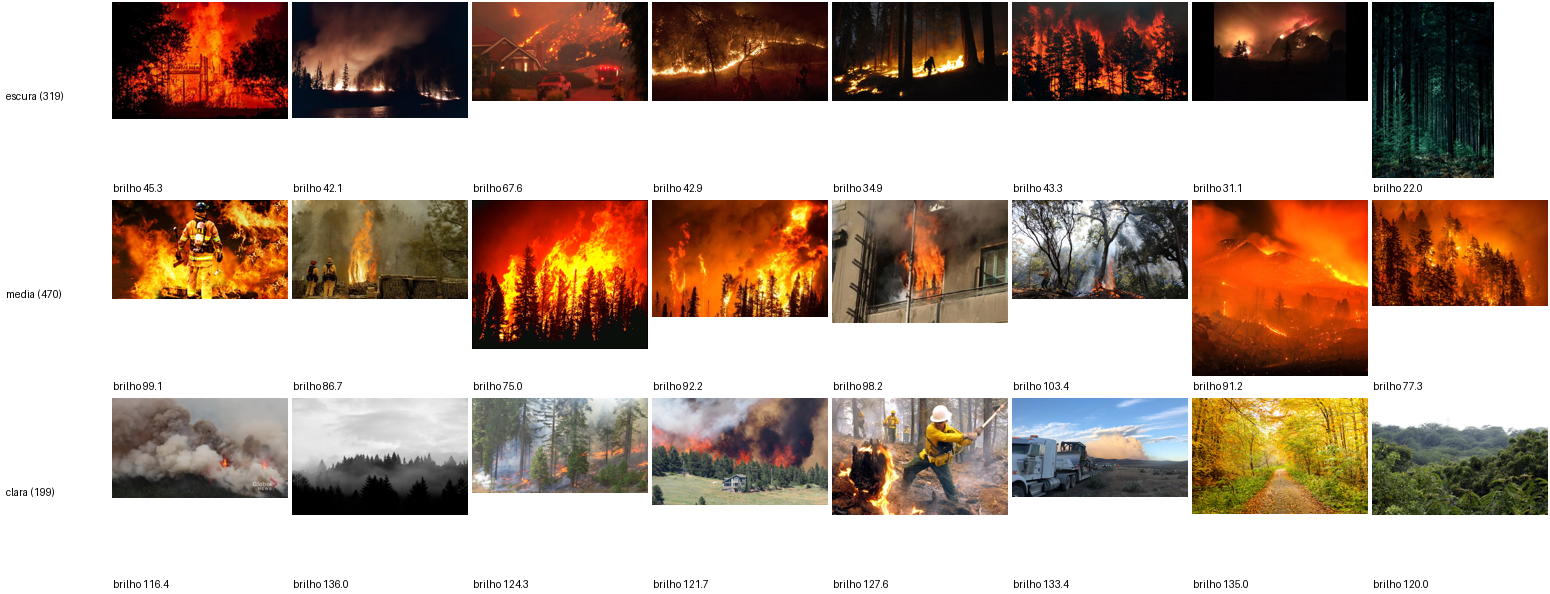
#> input picture relatorios/09_condicoes/folha_iluminacao.png, 1550 x 594 px
$ python -i 09a_medidas.py   (imports and definitions only)
#> lines starting #> are read from the running program, lines starting #| are printed output that depends on the picture; after the words box and inside, x2 and y2 are one past the last pixel; in counts of white or black regions, pixels touching at a corner belong together
#!/usr/bin/env python3
"""
Etapa 9a - MEDIDAS AUTOMÁTICAS de cada imagem (SOMENTE LEITURA: lê os originais, não altera nada).

Mede o que dá para medir sem ninguém olhar. Essas medidas não viram rótulo de treino: servem para ver
lacunas no dataset (ex.: quase nenhuma imagem escura no teste) e, depois do treino, para medir o erro
por condição (o modelo erra mais em imagens escuras? desfocadas? pequenas?).

Para as medidas serem comparáveis entre imagens de tamanhos diferentes, cada imagem é reduzida na
memória para 512 px no lado maior antes de medir brilho, contraste, saturação, nitidez e tons de fogo.

Colunas:
  largura, altura, megapixels, proporcao       -> do arquivo original
  brilho        0 a 255  média da luminância (escuro < 70; claro > 170, como referência)
  contraste     0 a 128  desvio-padrão da luminância
  saturacao     0 a 255  média da saturação (HSV)
  nitidez       >= 0     variância do Laplaciano: valores baixos indicam imagem borrada
  pct_escuro    %        pixels com luminância < 40
  pct_estourado %        pixels com luminância > 245
  pct_tons_fogo %        pixels laranja/amarelo/vermelho, saturados e claros. HEURÍSTICA: pôr do sol
                         e luz artificial também contam; não é detector de fogo.
  faixa_brilho, faixa_nitidez -> faixas por quartil (q1 a q4) calculadas no próprio dataset
  iluminacao    escura (brilho < --limite-escura, padrão 70), clara (brilho >= --limite-clara, padrão 110)
                ou media. É a iluminação da IMAGEM (clara ou escura), não a hora do dia.
  pct_quente    %        pixels de tom quente (vermelho a amarelo) com alguma saturação
  preto_e_branco sim/nao saturação média < 12 (foto sem cor)
  orientacao    paisagem (proporção > 1,1), retrato (< 0,9) ou quadrada
  cor1..cor3, pct_cor1..pct_cor3 -> as 3 cores dominantes (hex) e quanto da imagem cada uma ocupa
  formato       formato real do arquivo (JPEG, PNG, ...)
  jpeg_qualidade_est 1 a 100  qualidade estimada da compressão JPEG pelas tabelas de quantização
                         (vazio se não for JPEG). Valores baixos = mais artefatos de compressão.
  tem_exif, camera_exif  se o arquivo guarda dados da câmera, e qual câmera (fabricante e modelo)
  moldura       nenhuma, barras_horizontais, barras_verticais ou moldura: faixas lisas pretas/brancas nas
                bordas (comuns em captura de vídeo e montagem); pct_borda = % da área ocupada por elas.
                Conservador: barras coladas em áreas muito escuras (céu de noite) podem passar sem ser marcadas
  pct_ceu_est   %  estimativa de quanto da METADE DE CIMA da imagem parece céu (azul, ou claro e sem cor).
                HEURÍSTICA: céu de noite ou coberto de fumaça escura não conta
  pct_bordas    %  densidade de bordas (Sobel): cena "carregada" (cidade, galhos) x "limpa" (céu, campo)
  ruido         nível de ruído estimado (método de Immerkær): valores altos = imagem granulada
  blocos_jpeg   razão entre a diferença de pixels nas fronteiras de 8 px e fora delas, no tamanho original;
                acima de 1,5 os "quadradinhos" da compressão JPEG costumam ficar visíveis (blocos_visiveis = sim)
  pct_maior_foco %  área da MAIOR mancha contínua de tons de fogo (ajuda a conferir a distância do fogo)

Também gera folha_iluminacao.png: 8 exemplos sorteados de cada faixa, para conferir os limites a olho.

Entradas : relatorios/01_origem/origem.json (onde estão os originais) e relatorios/06_plano/inventario.csv
Saídas   : relatorios/09_condicoes/medidas_auto.csv  (só as imagens incluídas na divisão)
           relatorios/09_condicoes/folha_iluminacao.png

Uso:  python scripts/09a_medidas.py
"""
import argparse, csv, json, random
from pathlib import Path

import numpy as np
from PIL import Image, ImageDraw, ImageOps

LADO = 512
# tabela de quantização de luminância padrão do JPEG (IJG, qualidade 50); a ordem não importa: usamos a soma
TAB_LUM = [16, 11, 10, 16, 24, 40, 51, 61, 12, 12, 14, 19, 26, 58, 60, 55, 14, 13, 16, 24, 40, 57, 69, 56,
           14, 17, 22, 29, 51, 87, 80, 62, 18, 22, 37, 56, 68, 109, 103, 77, 24, 35, 55, 64, 81, 104, 113, 92,
           49, 64, 78, 87, 103, 121, 120, 101, 72, 92, 95, 98, 112, 100, 103, 99]


# [9 lines left out: function qualidade_jpeg, not called in this run]


def exif_camera(im):
    try:
        ex = im.getexif()
    except Exception:
        return "nao", ""
    if not ex:
        return "nao", ""
    cam = " ".join(str(ex.get(t, "")).strip("\x00 ") for t in (271, 272)).strip()   # Make, Model
    return "sim", cam


def cores_dominantes(rgb, n=3):
    pequena = rgb.copy(); pequena.thumbnail((128, 128))
    q = pequena.quantize(colors=8, method=Image.Quantize.MEDIANCUT)
    pal = q.getpalette(); cont = sorted(q.getcolors(), reverse=True)
    total = sum(c for c, _ in cont); out = {}
    for i in range(n):
        if i < len(cont):
            c, idx = cont[i]; r, g, b = pal[3 * idx: 3 * idx + 3]
            out[f"cor{i + 1}"], out[f"pct_cor{i + 1}"] = f"#{r:02x}{g:02x}{b:02x}", round(100 * c / total, 1)
        else:
            out[f"cor{i + 1}"], out[f"pct_cor{i + 1}"] = "", ""
    return out


def ler(caminho):
    with open(caminho, newline="", encoding="utf-8-sig") as f:
        return list(csv.DictReader(f))


def gravar(caminho, linhas, cols):
    with open(caminho, "w", newline="", encoding="utf-8") as f:
        w = csv.DictWriter(f, fieldnames=cols); w.writeheader(); w.writerows(linhas)


def moldura(L, lim_frac=0.02):
    """Conta linhas/colunas lisas (desvio < 2) e quase pretas ou brancas a partir de cada borda."""
    def corre(seq):
        n = 0
        for linha in seq:
            m, d = float(linha.mean()), float(linha.std())
            if d < 2 and (m < 10 or m > 245): n += 1
            else: break
        # barra de verdade termina num degrau nítido; noite ou céu liso vão escurecendo aos poucos
        if 0 < n < len(seq) - 3:
            depois = seq[n:n + 3]
            if abs(float(depois.mean()) - float(seq[n - 1].mean())) < 12 and float(depois.std()) < 4:
                return 0
        return n
    h, w = L.shape
    t, b = corre(L), corre(L[::-1])
    e, d = corre(L.T), corre(L.T[::-1])
    hor = t >= lim_frac * h and b >= lim_frac * h
    ver = e >= lim_frac * w and d >= lim_frac * w
    tipo = "moldura" if hor and ver else "barras_horizontais" if hor else "barras_verticais" if ver else "nenhuma"
    area = 1 - ((h - t - b) * (w - e - d)) / (h * w) if tipo != "nenhuma" else 0.0
    return tipo, round(100 * max(area, 0.0), 1)


def ruido(L):
    """Desvio do ruído pelo método de Immerkær (1996)."""
    M = (L[:-2, :-2] - 2 * L[:-2, 1:-1] + L[:-2, 2:] - 2 * L[1:-1, :-2] + 4 * L[1:-1, 1:-1] - 2 * L[1:-1, 2:]
         + L[2:, :-2] - 2 * L[2:, 1:-1] + L[2:, 2:])
    h, w = L.shape
    return float(np.sqrt(np.pi / 2) * np.abs(M).sum() / (6 * (w - 2) * (h - 2)))


def blocos_jpeg(Lorig):
    """Diferença média nas fronteiras de 8 px / diferença média fora delas (num recorte central de até 1024 px)."""
    h, w = Lorig.shape
    y0, x0 = max(0, (h - 1024) // 2) // 8 * 8, max(0, (w - 1024) // 2) // 8 * 8
    A = Lorig[y0:y0 + 1024, x0:x0 + 1024]
    dx = np.abs(np.diff(A, axis=1))
    if dx.shape[1] < 16:
        return ""
    col = np.arange(dx.shape[1])
    fronteira = (col % 8) == 7
    dentro = dx[:, ~fronteira].mean()
    return round(float(dx[:, fronteira].mean() / dentro), 3) if dentro > 0 else ""


def maior_mancha(mascara, lado=128):
    """% da imagem ocupada pela maior região conectada (vizinhança de 4) da máscara, numa grade reduzida."""
    h, w = mascara.shape
    fy, fx = max(1, h // lado), max(1, w // lado)
    m = mascara[:h // fy * fy, :w // fx * fx].reshape(h // fy, fy, w // fx, fx).mean(axis=(1, 3)) > 0.5
    vis = np.zeros_like(m, dtype=bool); melhor = 0
    H, W = m.shape
    for y in range(H):
        for x in range(W):
            if m[y, x] and not vis[y, x]:
                pilha = [(y, x)]; vis[y, x] = True; n = 0
                while pilha:
                    a, b = pilha.pop(); n += 1
                    for c, d in ((a + 1, b), (a - 1, b), (a, b + 1), (a, b - 1)):
                        if 0 <= c < H and 0 <= d < W and m[c, d] and not vis[c, d]:
                            vis[c, d] = True; pilha.append((c, d))
                melhor = max(melhor, n)
    return round(100 * melhor / m.size, 2)


def medir(caminho):
    with Image.open(caminho) as im:
#> im is the input picture: PIL image 1550x594 RGB; mean R, G, B 182.9, 163.1, 150
        largura, altura = im.size
#> largura = 1550; altura = 594
        formato = im.format or ""
#> formato = 'PNG'
        qual = qualidade_jpeg(im) if formato in ("JPEG", "MPO") else ""
#> qual = ''
        tem_exif, camera = exif_camera(im)
#> tem_exif = 'nao'; camera = ''
        im.seek(0)                                  # GIF/MPO: primeiro quadro
        im = ImageOps.exif_transpose(im) if hasattr(ImageOps, "exif_transpose") else im
        rgb = im.convert("RGB")
    Lorig = np.asarray(rgb.convert("L"), dtype=np.float64)
    rgb.thumbnail((LADO, LADO), Image.LANCZOS)
    L = np.asarray(rgb.convert("L"), dtype=np.float64)
    hsv = np.asarray(rgb.convert("HSV"), dtype=np.float64)
    H, S, V = hsv[..., 0] * 360 / 255, hsv[..., 1], hsv[..., 2]
    lap = (-4 * L[1:-1, 1:-1] + L[:-2, 1:-1] + L[2:, 1:-1] + L[1:-1, :-2] + L[1:-1, 2:])
    fogo = ((H <= 50) | (H >= 345)) & (S >= 100) & (V >= 150)
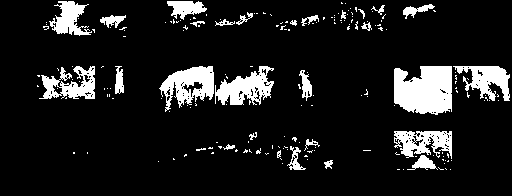
#> fogo: shape (196, 512) bool; 11.6% white; 187 white regions (159 under 20 px), largest, box (x1, y1, x2, y2) and area: (394, 66, 452, 115) 2373, (159, 66, 214, 112) 1364, (215, 66, 274, 105) 1254
    tipo_mold, pct_borda = moldura(L)
#> the loop in corre, `for linha in seq:` made 1 pass
#> (m, d) on pass 1: (184.6, 27.94)
#> after the loop in corre, `for linha in seq:`: n = 0
#> the loop in corre (call 2), `for linha in seq:` made 2 passes
#> (m, d, n) on pass 1: (255, 0.153, 1)
#> (m, d) on pass 2: (252.7, 5.01)
#> in moldura, `t, b = corre(L), corre(L[::-1])`: b = 1
#> in moldura, `e, d = corre(L.T), corre(L.T[::-1])`: d = 0
#> in moldura, `hor = t >= lim_frac * h and b >= lim_frac * h`: hor = False
#> in moldura, `tipo = "moldura" if hor and ver else "barras_horizontais" if hor else ..`: tipo = 'nenhuma'
#> in moldura, `area = 1 - ((h - t - b) * (w - e - d)) / (h * w) if tipo != "nenhuma" ..`: area = 0
#> tipo_mold = 'nenhuma'; pct_borda = 0
    metade = slice(0, L.shape[0] // 2)
    ceu = (((H[metade] >= 180) & (H[metade] <= 250) & (S[metade] >= 30) & (V[metade] >= 100))
           | ((S[metade] < 40) & (V[metade] > 170)))
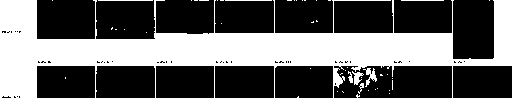
#> ceu: shape (98, 512) bool; 38.3% white; 48 white regions (40 under 20 px), largest, box (x1, y1, x2, y2) and area: (0, 0, 512, 98) 18736, (363, 68, 377, 87) 107, (352, 71, 364, 85) 80
    gy, gx = np.gradient(L)
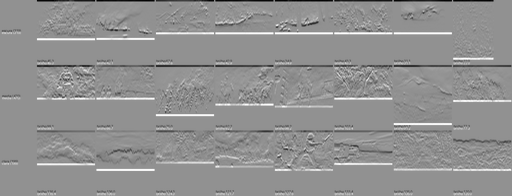
#> gy: shape (196, 512) float64; min -169, max 127.5, mean 0; drawn with min black and max white
    bj = blocos_jpeg(Lorig)
#> in blocos_jpeg, `A = Lorig[y0:y0 + 1024, x0:x0 + 1024]`:
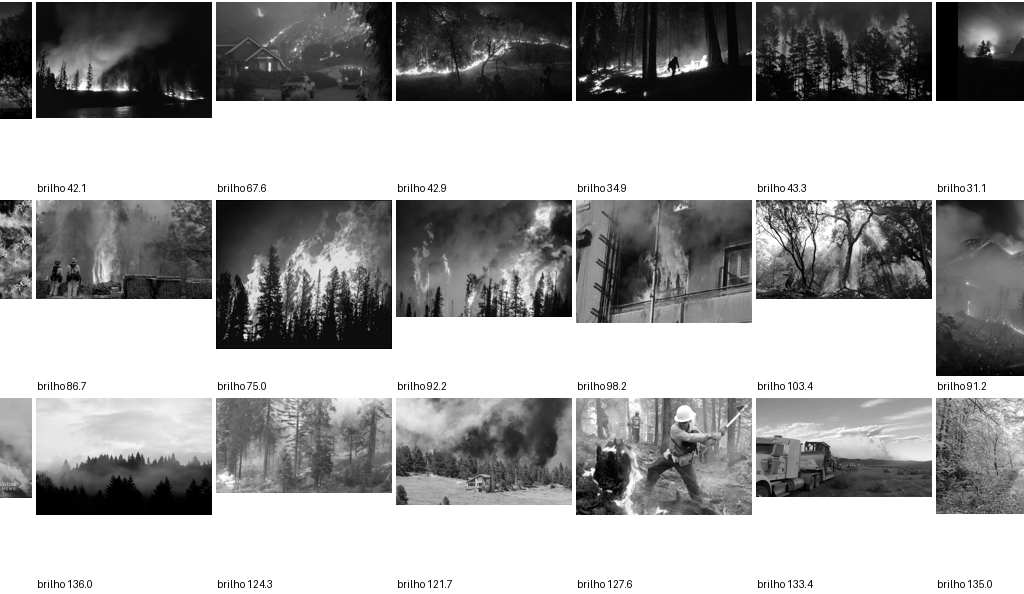
#> A: shape (594, 1024) float64; min 0, max 255, mean 163.2
#> in blocos_jpeg, `dx = np.abs(np.diff(A, axis=1))`:
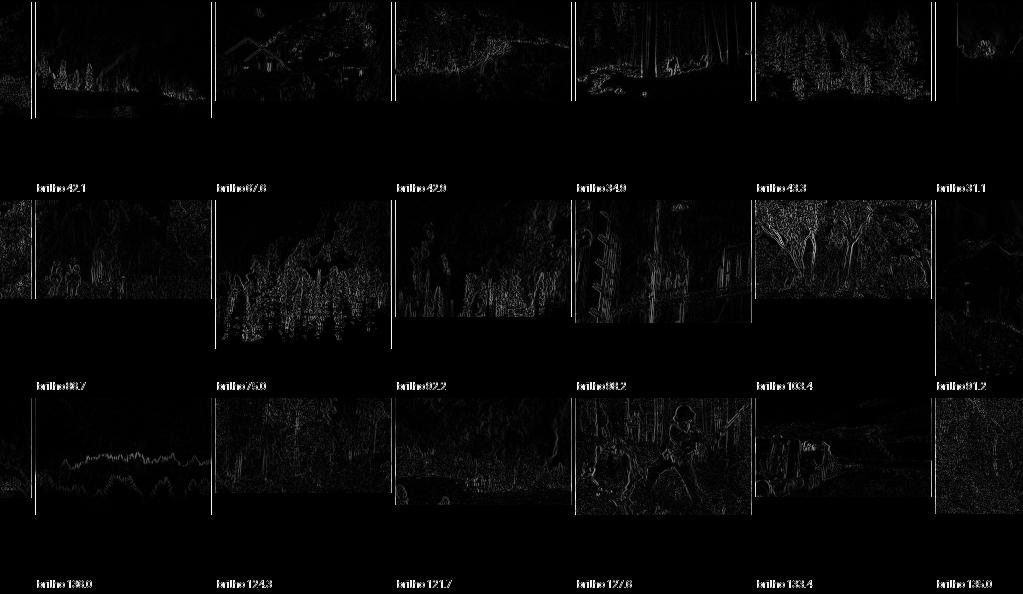
#> dx: shape (594, 1023) float64; min 0, max 255, mean 7
#> in blocos_jpeg, `dentro = dx[:, ~fronteira].mean()`: dentro = 6.42
#> bj = 1.71
    return {"largura": largura, "altura": altura, "megapixels": round(largura * altura / 1e6, 3),
            "proporcao": round(largura / altura, 3),
            "brilho": round(float(L.mean()), 1), "contraste": round(float(L.std()), 1),
            "saturacao": round(float(S.mean()), 1), "nitidez": round(float(lap.var()), 1),
            "pct_escuro": round(100 * float((L < 40).mean()), 2), "pct_estourado": round(100 * float((L > 245).mean()), 2),
            "pct_tons_fogo": round(100 * float(fogo.mean()), 2),
            "pct_quente": round(100 * float((((H <= 60) | (H >= 330)) & (S >= 60)).mean()), 2),
            "preto_e_branco": "sim" if float(S.mean()) < 12 else "nao",
            "orientacao": "paisagem" if largura / altura > 1.1 else ("retrato" if largura / altura < 0.9 else "quadrada"),
            **cores_dominantes(rgb), "formato": formato, "jpeg_qualidade_est": qual,
            "tem_exif": tem_exif, "camera_exif": camera,
            "moldura": tipo_mold, "pct_borda": pct_borda,
            "pct_ceu_est": round(100 * float(ceu.mean()), 1),
            "pct_bordas": round(100 * float((np.hypot(gx, gy) > 20).mean()), 1),
            "ruido": round(ruido(L), 2), "blocos_jpeg": bj,
            "blocos_visiveis": ("sim" if bj != "" and bj > 1.5 else "nao") if bj != "" else "",
            "pct_maior_foco": maior_mancha(fogo)}
#> in cores_dominantes, `pal = q.getpalette()`: pal = [255, 255, 255, 255, 255, 254, 253, 255, 255, 225, 222, 212, 194, 133, 84, 115, 107, 92, 126, 47, 20, 33, 26, 23]
#> in cores_dominantes, `cont = sorted(q.getcolors(), reverse=True)`: cont = [(2283, 0), (896, 7), (735, 4), (727, 6), (725, 5), (619, 3), (245, 2), (42, 1)]
#> in cores_dominantes, `total = sum((c for c, _ in cont))`: total = 6272
#> the loop in cores_dominantes, `for i in range(n):` made 3 passes
#> (c, idx, r, g, b) on passes 1 to 3: (2283, 0, 255, 255, 255), (896, 7, 33, 26, 23), (735, 4, 194, 133, 84)
#> after the loop in cores_dominantes, `for i in range(n):`: out = {'cor1': '#ffffff', 'pct_cor1': 36.4, 'cor2': '#211a17', 'pct_cor2': 14.3, 'cor3': '#c28554', 'pct_cor3': 11.7}
#> in ruido, `M = (L[:-2, :-2] - 2 * L[:-2, 1:-1] + L[:-2, 2:] - 2 * L[1:-1, :-2] + ..`:
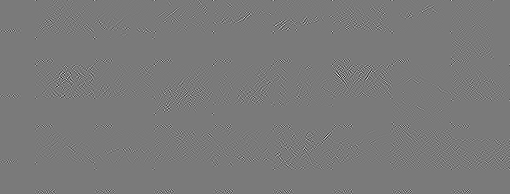
#> M: shape (194, 510) float64; min -384, max 415, mean 0; drawn with min black and max white
#> in maior_mancha, `h, w = mascara.shape`: h = 196; w = 512
#> in maior_mancha, `fy, fx = max(1, h // lado), max(1, w // lado)`: fy = 1; fx = 4
#> in maior_mancha, `m = mascara[:h // fy * fy, :w // fx * fx].reshape(h // fy, fy, w // fx..`:
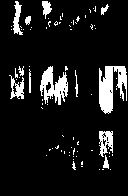
#> m: shape (196, 128) bool; 10.2% white; 80 white regions (68 under 20 px), largest, box (x1, y1, x2, y2) and area: (99, 66, 127, 114) 812, (40, 66, 68, 105) 579, (99, 131, 113, 157) 236


# [16 lines left out: function folha, not called in this run]


def quartis(valores):
    q = np.percentile(valores, [25, 50, 75])
    return lambda v: "q1" if v <= q[0] else "q2" if v <= q[1] else "q3" if v <= q[2] else "q4"


# [65 lines left out: function main, not called in this run]


# [2 lines not run here, left out]

>>> result = medir('../relatorios/09_condicoes/folha_iluminacao.png')
#> result = 32 items

$ run again, on relatorios/09_condicoes/_tmp_folha_exemplos.jpg
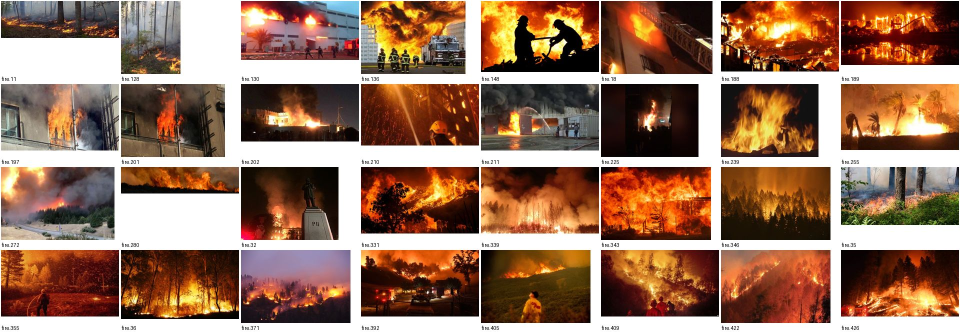
#> input picture relatorios/09_condicoes/_tmp_folha_exemplos.jpg, 1920 x 664 px (shown at 1/2 size)
#> in medir, im is the input picture: PIL image 1920x664 RGB; mean R, G, B 152.8, 116.4, 95.4
#> in qualidade_jpeg, `q = getattr(im, "quantization", None)`: q = 2 items
#> escala = 40.05
#> in qualidade_jpeg, `qual = (200 - escala) / 2 if escala <= 100 else 5000 / escala`: qual = 79.98
#> in medir, `qual = qualidade_jpeg(im) if formato in ("JPEG", "MPO") else ""`: qual = 80
#> tem_exif = 'nao'; camera = ''
#> in medir, `fogo = ((H <= 50) | (H >= 345)) & (S >= 100) & (V >= 150)`:
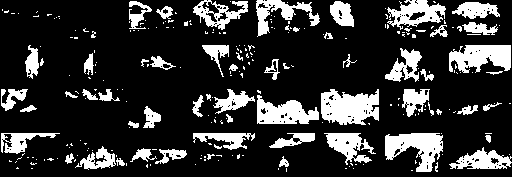
#> fogo: shape (177, 512) bool; 20% white; 252 white regions (192 under 20 px), largest, box (x1, y1, x2, y2) and area: (321, 89, 379, 125) 1548, (385, 133, 443, 172) 1311, (449, 45, 511, 73) 1241
#> the loop in corre, `for linha in seq:` made 1 pass
#> (m, d) on pass 1: (177.1, 38.7)
#> after the loop in corre, `for linha in seq:`: n = 0
#> the loop in corre (call 2), `for linha in seq:` made 1 pass
#> (m, d) on pass 1: (254, 2.81)
#> hor = False
#> tipo = 'nenhuma'
#> area = 0
#> tipo_mold = 'nenhuma'; pct_borda = 0
#> ceu: shape (88, 512) bool; 29.2% white; 67 white regions (59 under 20 px), largest, box (x1, y1, x2, y2) and area: (0, 0, 512, 88) 12501, (2, 0, 31, 11) 139, (484, 62, 503, 72) 109
#> dentro = 7.22
#> bj = 0.851
#> pal = [254, 253, 252, 234, 228, 211, 191, 147, 105, 157, 106, 73, 146, 77, 43, 125, 44, 19, 67, 54, 47, 42, 14, 7]
#> cont = [(1024, 0), (813, 6), (768, 7), (716, 3), (716, 2), (657, 4), (600, 5), (338, 1)]
#> total = 5632
#> the loop in cores_dominantes, `for i in range(n):` made 3 passes
#> (c, idx, r, g, b) on passes 1 to 3: (1024, 0, 254, 253, 252), (813, 6, 67, 54, 47), (768, 7, 42, 14, 7)
#> after the loop in cores_dominantes, `for i in range(n):`: out = {'cor1': '#fefdfc', 'pct_cor1': 18.2, 'cor2': '#43362f', 'pct_cor2': 14.4, 'cor3': '#2a0e07', 'pct_cor3': 13.6}
#> in maior_mancha, `h, w = mascara.shape`: h = 177; w = 512
#> fy = 1; fx = 4
#> in maior_mancha, `m = mascara[:h // fy * fy, :w // fx * fx].reshape(h // fy, fy, w // fx..`:
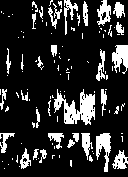
#> m: shape (177, 128) bool; 17.7% white; 112 white regions (78 under 20 px), largest, box (x1, y1, x2, y2) and area: (54, 89, 95, 125) 754, (96, 133, 111, 172) 318, (112, 45, 128, 74) 309
#> result = 32 items
